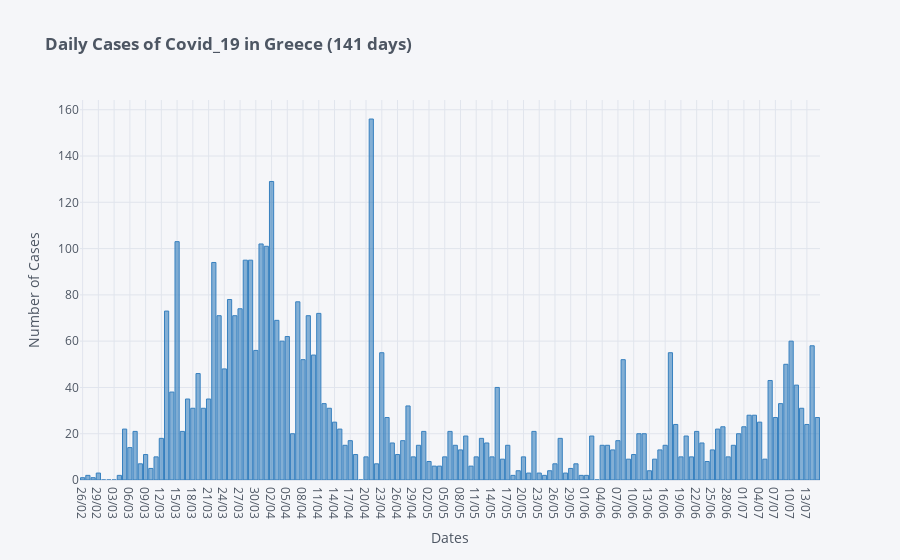

The notebook cell this image was saved under:
### Markdown cell above
## Daily Cases

### Code cell
df['Daily Cases'].iplot(kind='bar', color='blue',
                        xTitle='Dates', yTitle='Number of Cases',
                        title='<b>Daily Cases of Covid_19 in Greece ('+str(len(df['Total Cases']))+' days)</b>')

### Figure 1 — Plotly figure (JSON) as saved in the notebook; plotly's stock layout.template omitted (floating-point values rounded to 4 significant figures; data arrays with more than 128 entries replaced by an {"elided": "..."} marker saying what was removed)
{"data": [{"marker": {"color": "rgba(55, 128, 191, 0.6)", "line": {"color": "rgba(55, 128, 191, 1.0)", "width": 1}}, "name": "Daily Cases", "orientation": "v", "text": "", "type": "bar", "x": {"elided": "141 str values"}, "y": {"elided": "141 int values"}}], "layout": {"legend": {"bgcolor": "#F5F6F9", "font": {"color": "#4D5663"}}, "paper_bgcolor": "#F5F6F9", "plot_bgcolor": "#F5F6F9", "title": {"font": {"color": "#4D5663"}, "text": "<b>Daily Cases of Covid_19 in Greece (141 days)</b>"}, "xaxis": {"gridcolor": "#E1E5ED", "showgrid": true, "tickfont": {"color": "#4D5663"}, "title": {"font": {"color": "#4D5663"}, "text": "Dates"}, "zerolinecolor": "#E1E5ED"}, "yaxis": {"gridcolor": "#E1E5ED", "showgrid": true, "tickfont": {"color": "#4D5663"}, "title": {"font": {"color": "#4D5663"}, "text": "Number of Cases"}, "zerolinecolor": "#E1E5ED"}}}
